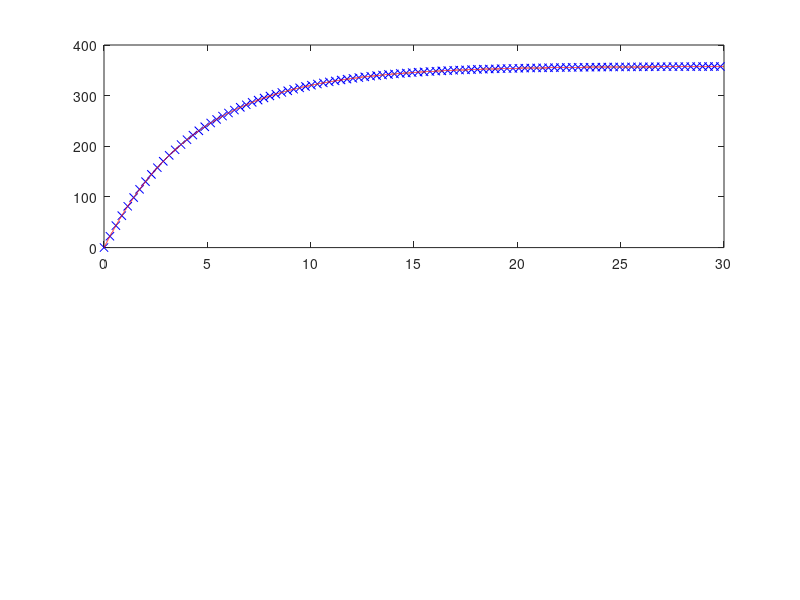

Reproduce this figure in MATLAB. (Note: this script raises an error after producing the figure.)
%**************************************************************************
% This file is used to plot some illustrations used in the momentum wheel 
% modelling. Using the motor constants the difference in a model with or
% without the motor inductance is plotted. Furthermore, a PI controller
% with maximum gain is calculated.
%
% Author: Group 06gr1032
%**************************************************************************
clc
clear all
close all
format compact

%%%%%%%%%%%%%%%%%%%%%%%%%%%%%%%%%%%%%%%%%%%%%%%%%%
% Constants %%%%%%%%%%%%%%%%%%%%%%%%%%%%%%%%%%%%%%
%%%%%%%%%%%%%%%%%%%%%%%%%%%%%%%%%%%%%%%%%%%%%%%%%%
Ts = 409.67e-6; %1/(fs)=1/2.441e3 
s = tf('s');
printEPS = 0;

%%%%%%%%%%%%%%%%%%%%%%%%%%%%%%%%%%%%%%%%%%%%%%%%%%
% Motor model %%%%%%%%%%%%%%%%%%%%%%%%%%%%%%%%%%%%
%%%%%%%%%%%%%%%%%%%%%%%%%%%%%%%%%%%%%%%%%%%%%%%%%%
%Motor constants
R=8; %8ohm
L=0.07e-3; %0.07mH
Kt=2.67E-3; %2.67mNm/A
Ks=1/373.85; %1/(3570/60*(2*pi)) %rpm/V -> V/(rad/s)
J=6.7E-9+4.1332e-6; %0.067g/cm^2 + 4.1332e-006 flywheel
no_load_current = 16e-3;
no_load_speed = (10300/60*2*pi); %rpm -> rad/s
b=(no_load_current*Kt)/no_load_speed; %calculate from a steady state.. 
%% J*domega/dt = Kt*i_mw - b*omega = 0 %used to be: 7E-9; 

sys = feedback(tf([Kt],[R*J b*R]),Ks);
sys_induct = feedback(tf([Kt],[J*L R*J+b*L b*R]),Ks);
[out t] = step(sys);
t = 0:Ts:t(end);
[out t] = step(sys,t);
[out_induct t_induct] = step(sys_induct,t);

%%%Model error without inductance%%%
figure(1)
hold on
subplot(2,1,1)
plot(t(2:700:end),out(2:700:end),'bx',t_induct,out_induct,'r')
legend('Without Coil','With Coil','Location','NorthWest',0);
title('Model Step Responces')
ylabel('Amplitude [rad/s]')
subplot(2,1,2)
plot(t,out-out_induct)
title('Model Error')
ylabel('Amplitude difference [rad/s]')
xlabel('Simulation time [s]')
hold off
if(printEPS)
    print -depsc momentum_model_diff.eps
end

%%%%%%%% Step with P controller esuring clp unit gain%%%%%%%%
sysc_unit = tf([0 1/dcgain(sys) 0],[1 0]); %P with clp unit gain
clp_unit = feedback(series(sys,sysc_unit),1);
clp_induct_unit = feedback(series(sys_induct,sysc_unit),1);

[out_clp_unit t_clp_unit] = step(clp_unit);
t_clp_unit = 0:Ts:t_clp_unit(end);
[out_clp_unit t_clp_unit] = step(clp_unit,t_clp_unit);
[out_induct_clp_unit t_induct_clp_unit] = step(clp_induct_unit,t_clp_unit);

figure(2)
hold on
subplot(2,1,1)
step(clp_unit,'bx',clp_induct_unit,'r')
subplot(2,1,2)
title('Model Error')
plot(t_clp_unit ,out_clp_unit-out_induct_clp_unit)
hold off

%%%%%%%% Bode of P controller %%%%%%%%
figure(3)
hold on
%set(gca,'Fontsize',12);
bode(clp_unit, logspace(-2,2.8845397,1000)) %max 122hz = 766rad/s
title('Momentum Wheel Unit Gain Closed Loop Response');
hold off
if(printEPS)
    print -depsc momentum_wheel_cloop.eps
end

%%%%%%%%%%%%%%%%%%%%%%%%%%%%%%%%%%%%%%%%%%%%%%%%%%
% HW-Controller model %%%%%%%%%%%%%%%%%%%%%%%%%%%%
%%%%%%%%%%%%%%%%%%%%%%%%%%%%%%%%%%%%%%%%%%%%%%%%%%
gain_missing = 20*log10(evalfr(clp_unit,122*2*pi)); %122 is max bandwidth
disp(strcat('Missing: ',num2str(gain_missing),' [db]'))
Kp = 10^(-gain_missing/20)*(1/dcgain(sys));
Kp = 0.4; %on account of actuator limitations
disp(strcat('Controller P: ',num2str(Kp)))
Ki = Kp/10;
Kd = 0; %0
sysc=tf([Kd Kp Ki],[1 0]); %PID

% Discretisize
[dencz,numcz]=c2dm([1 0],[Kd Kp Ki],Ts,'tustin'); 

%%%%%%%%%%%% Motor plot %%%%%%%%%%%%%%%%%%%%%%%%% 
%rlocus(sys)
figure(4)
hold on
subplot(2,2,1)
bode(sys, logspace(-2,3.9,1000))
title('Motor W_m/V_m');
[num,den]=tfdata(sys);
[numz,denz] = c2dm(num,den,Ts,'zoh');

%%%%%%%%%%%% Controller plot %%%%%%%%%%%%%%%%%%%%%
subplot(2,2,2)
bode(sysc, logspace(-2,3.6,1000))
title('Hardware controller');
%%%%%%%%%%%% Forward coupling %%%%%%%%%%%%%%%%%%%%
subplot(2,2,3)
bode(series(sysc,sys), logspace(-2,2.8845397,1000))
title('Harware Controller * Motor');
%subplot(2,2,4)
hold off

%%%%%%%%%% Step with PI controller %%%%%%%%%%%%%%%
clp = feedback(series(sysc,sys),1);
clp_induct = feedback(series(sysc,sys_induct),1);

[out_clp t_clp] = step(clp);
t_clp = 0:Ts:t_clp(end);
[out_clp t_clp] = step(clp,t_clp);
[out_induct_clp t_induct_clp] = step(clp_induct,t_clp);

figure(5)
hold on
subplot(2,1,1)
step(clp,'bx',clp_induct,'r')
subplot(2,1,2)
title('Model Error')
plot(t_clp ,out_clp-out_induct_clp)
hold off

%%%%%%%% Bode of PI controller %%%%%%%%
figure(6)
hold on
%set(gca,'Fontsize',12);
bode(clp, logspace(-2,2.8845397,1000))
title('Momentum Wheel Closed Loop Response');
hold off
if(printEPS)
    print -depsc momentum_wheel_cloop_maxp.eps
end

%%%%%%%%%%% Motor torque test %%%%%%%%
m_bias = round(5000/60*(2*pi));%5000rpm
m_max = round(10000/60*(2*pi));%10000rpm
u = [m_bias:1:m_max m_max-1:-1:m_bias];
u = [u u(2:end) u(2:end)];
time = 10/length(u):10/length(u):10;
omega_mw = lsim(clp,u,time);
% ydif = diff(y)*Ts;
% ydif = [ydif' ydif(end)]';
% torque = J*ydif;
torque = J*lsim(clp*s,u,time);

plotstart =12;
figure(7)
subplot(2,1,1)
hold on
plot(time(plotstart:30:end),u(plotstart:30:end),'bx')
plot(time(plotstart:end),omega_mw(plotstart:end),'r')
title('Angular Velocity and Reference')
ylabel('\omega_{mw} [rad/sec]');
legend('\omega_{ref}','\omega_{mw}','Location','NorthWest',0);
subplot(2,1,2)
hold on
plot(time(plotstart:end),torque(plotstart:end))
title('Torque Produced')
ylabel('N_{mw} [Nm]');
xlabel('Simulation time [s]');
hold off
if(printEPS)
    print -depsc momentum_torque.eps
end